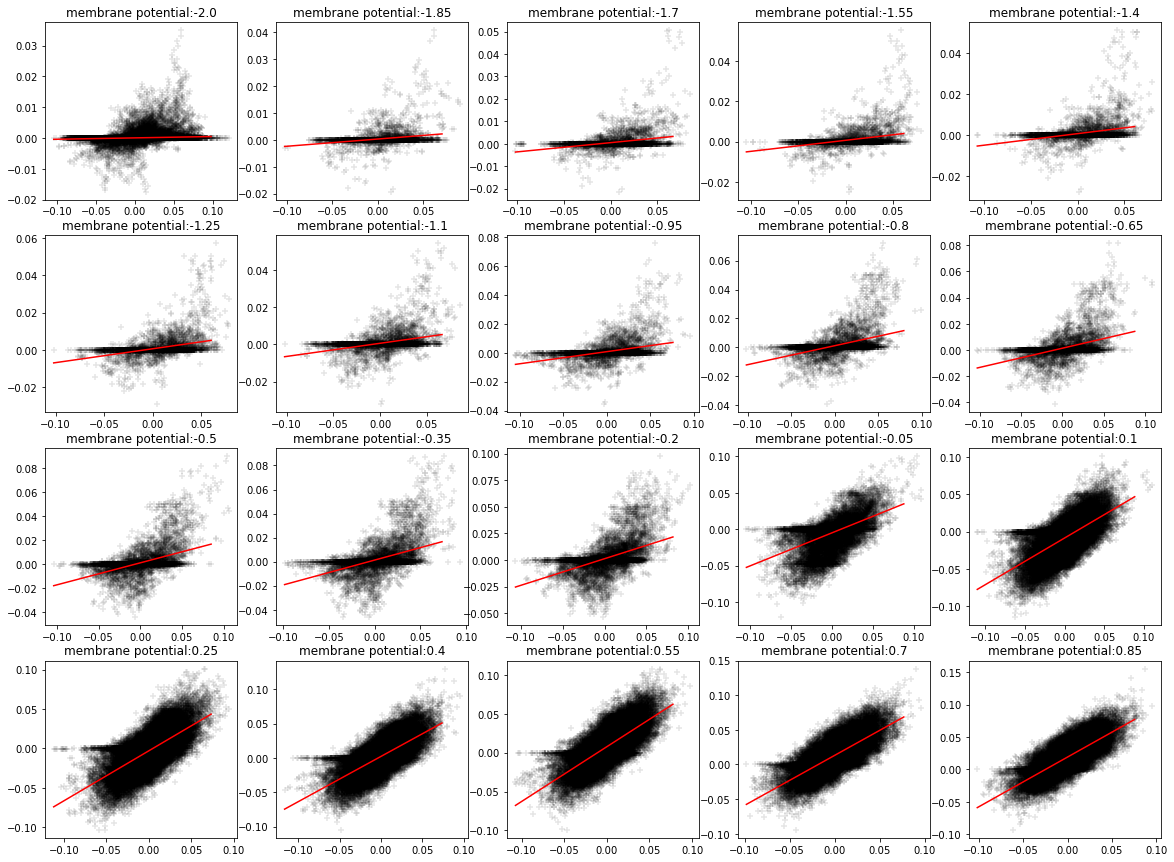

Here is the Python script that generated this plot:
import numpy as np
import matplotlib.pyplot as plt
# import pwlf
%matplotlib inline
# Total simulation time /ms
T=500
# Membrane potential time constant
tau_u = 50
# Postsynaptic current time constant
tau_s = 20

u = np.zeros(T)
s = np.zeros(T)
a = np.zeros(T)

def psc(s, tau):
    if len(s.shape)==2:
        a = np.zeros(shape=(N,T))
        a_temp = np.zeros(N)
    else:
        a = np.zeros(T)
        a_temp = 0.
    for t in range(T):
        if len(s.shape)==2:
            a[:,t] = a_temp * (1-1/tau) + (1/tau) * s[:,t].astype("float")
            a_temp = a[:,t]
        else:
            a[t] = a_temp * (1-1/tau) + (1/tau) * s[t].astype("float")
            a_temp = a[t]
    return a

# random input spikes
# num of inputs:
N = 50
# spike probability
p = 0.05
# generate

rounds = 1000
fig = plt.figure()
# ax = fig.add_subplot(projection='3d')
n_bins = 20
u_min = -2
u_max = 1
bin_length = (u_max-u_min)/n_bins
correlation_dict = []
for j in range(n_bins+1):
    correlation_dict += [[]]
for q in range(rounds):
#     print(p)
    s_i = np.random.rand(N,T)<p
    a_i = psc(s_i,tau_s)


    # weight init
    scale = 1
    bias = 0.00
    w = scale * (np.random.rand(N)-0.5) + bias

    # input
    i = w.dot(a_i)

    # Forward
    u_temp = 0
    for t in range(T):
        u[t] = u_temp * (1-1/tau_u) + i[t]
        s[t] = (u[t]>1).astype('float')
        u_temp = u[t] * (1-s[t])
    a = psc(s, tau_s)

    u_e = np.zeros(T)
    s_e = np.zeros(T)
    a_e = np.zeros(T)

    s_ei = np.random.rand(N,T)<p
    a_ei = psc(s_ei,tau_s)
    scale = 0.2
    w_e = scale * (np.random.rand(N)-0.5)
    i_e = w_e.dot(a_ei)
    # Forward
    u_e_temp = 0
    for t in range(T):
        u_e[t] = u_e_temp * (1-1/tau_u) + i[t] + i_e[t]
        s_e[t] = (u_e[t]>1).astype('float')
        u_e_temp = u_e[t] * (1-s_e[t])
    a_e = psc(s_e, tau_s)
    
    e = a_e-a
    for j_index, j in enumerate(np.clip(((u - u_min)/bin_length).astype(int), 0, n_bins).tolist()):
        correlation_dict[j] += [[i_e[j_index], e[j_index]]]
    
plt.figure(figsize=(20,15))
x_record=[]
y_record=[]
for i in range(n_bins):
    plt.subplot(4,5,i+1)
    x = np.array(correlation_dict[i])[:,0]
    y = np.array(correlation_dict[i])[:,1]
#     my_pwlf = pwlf.PiecewiseLinFit(x, y)
#     breaks = my_pwlf.fit(2)
    
    poly_num = 1
    coef = np.polyfit(x, y, poly_num)
    interval = 10
    x_fit = np.arange(min(x),max(x),(max(x)-min(x))/interval)
    y_fit = np.polyval(coef,x_fit)
    print(coef[0])
#     y_fit = my_pwlf.predict(x_fit)
    x_record += [x_fit]
    y_record += [y_fit]
    plt.scatter(x,y, c='black',alpha=.1,marker='+')
    plt.plot(x_fit,y_fit,c='r')
    plt.title('membrane potential:'+str(round(i*bin_length+u_min, 2)))
plt.figure()
plt.scatter(i_e*(i>0.1), e*(i>0.1), c='black',alpha=.001,marker='+')
for i in range(n_bins):
    plt.plot(x_record[i],y_record[i])
